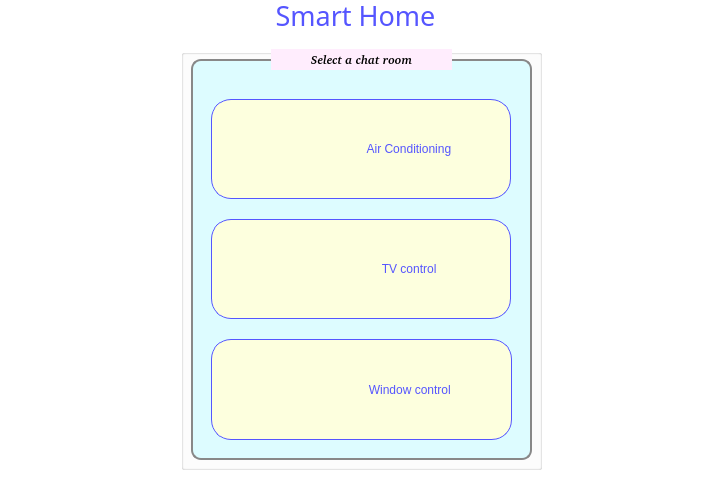
<?xml version="1.0" encoding="UTF-8"?>
<ui version="4.0">
 <class>ChatRoomSelection</class>
 <widget class="QWidget" name="ChatRoomSelection">
  <property name="geometry">
   <rect>
    <x>0</x>
    <y>0</y>
    <width>720</width>
    <height>480</height>
   </rect>
  </property>
  <property name="windowTitle">
   <string>Select Chat</string>
  </property>
  <property name="styleSheet">
   <string notr="true">background-color: rgb(255, 255, 255);</string>
  </property>
  <widget class="QLabel" name="titleLabel">
   <property name="geometry">
    <rect>
     <x>210</x>
     <y>0</y>
     <width>291</width>
     <height>31</height>
    </rect>
   </property>
   <property name="font">
    <font>
     <family>Quicksand Medium</family>
     <pointsize>20</pointsize>
     <italic>false</italic>
     <bold>false</bold>
    </font>
   </property>
   <property name="styleSheet">
    <string notr="true">color: rgb(85, 85, 255);
font: 500 20pt &quot;Quicksand Medium&quot;;
background-color:transparent;</string>
   </property>
   <property name="text">
    <string>Smart Home</string>
   </property>
   <property name="alignment">
    <set>Qt::AlignCenter</set>
   </property>
  </widget>
  <widget class="QPushButton" name="quitButton">
   <property name="geometry">
    <rect>
     <x>0</x>
     <y>0</y>
     <width>41</width>
     <height>41</height>
    </rect>
   </property>
   <property name="styleSheet">
    <string notr="true">QPushButton{
	background-color:rgba(0, 0, 0, 0);
	border:none;
}

</string>
   </property>
   <property name="text">
    <string/>
   </property>
  </widget>
  <widget class="QLabel" name="label_3">
   <property name="geometry">
    <rect>
     <x>0</x>
     <y>0</y>
     <width>41</width>
     <height>41</height>
    </rect>
   </property>
   <property name="styleSheet">
    <string notr="true">background-color:  rgb(255, 255, 255);</string>
   </property>
   <property name="text">
    <string>&lt;html&gt;&lt;head/&gt;&lt;body&gt;&lt;p&gt;&lt;img src=&quot;:/images/quit.png&quot; width = &quot;40&quot; height=&quot;40&quot;/&gt;&lt;/p&gt;&lt;/body&gt;&lt;/html&gt; </string>
   </property>
   <property name="alignment">
    <set>Qt::AlignCenter</set>
   </property>
  </widget>
  <widget class="QGroupBox" name="groupBox_2">
   <property name="geometry">
    <rect>
     <x>181</x>
     <y>49</y>
     <width>361</width>
     <height>421</height>
    </rect>
   </property>
   <property name="title">
    <string/>
   </property>
   <widget class="QFrame" name="frame">
    <property name="geometry">
     <rect>
      <x>10</x>
      <y>10</y>
      <width>341</width>
      <height>401</height>
     </rect>
    </property>
    <property name="styleSheet">
     <string notr="true">background-color:rgb(221, 252, 255);
border:1.5px solid rgb(136, 136, 136);
border-radius:10px;</string>
    </property>
    <property name="frameShape">
     <enum>QFrame::StyledPanel</enum>
    </property>
    <property name="frameShadow">
     <enum>QFrame::Raised</enum>
    </property>
    <widget class="QPushButton" name="chatRoom2Button">
     <property name="geometry">
      <rect>
       <x>20</x>
       <y>160</y>
       <width>300</width>
       <height>100</height>
      </rect>
     </property>
     <property name="styleSheet">
      <string notr="true">QPushButton{
	font: 800 11pt &quot;Cantarell Extra Bold&quot;;
	background-color: rgb(253, 255, 222);
	border: 1px solid rgb(85, 85, 255);
	border-radius:20px;
	color:rgb(85, 85, 255);
}

QPushButton:hover {
    background-color: rgb(231, 229, 255);         
}</string>
     </property>
     <property name="text">
      <string>                             TV control</string>
     </property>
    </widget>
    <widget class="QPushButton" name="chatRoom3Button">
     <property name="geometry">
      <rect>
       <x>20</x>
       <y>280</y>
       <width>301</width>
       <height>101</height>
      </rect>
     </property>
     <property name="styleSheet">
      <string notr="true">QPushButton{
	font: 800 11pt &quot;Cantarell Extra Bold&quot;;
	background-color: rgb(253, 255, 222);
	border: 1px solid rgb(85, 85, 255);
	border-radius:20px;
	color:rgb(85, 85, 255);
}


QPushButton:hover {
    background-color: rgb(185, 255, 201);
}</string>
     </property>
     <property name="text">
      <string>                             Window control</string>
     </property>
    </widget>
    <widget class="QPushButton" name="chatRoom1Button">
     <property name="geometry">
      <rect>
       <x>20</x>
       <y>40</y>
       <width>300</width>
       <height>100</height>
      </rect>
     </property>
     <property name="styleSheet">
      <string notr="true">QPushButton{
	font: 800 11pt &quot;Cantarell Extra Bold&quot;;
	background-color: rgb(253, 255, 222);
	border: 1px solid rgb(85, 85, 255);
	border-radius:20px;
	color:rgb(85, 85, 255);
}

QPushButton:hover {
    background-color: rgb(255, 204, 162);
}</string>
     </property>
     <property name="text">
      <string>                             Air Conditioning</string>
     </property>
    </widget>
    <widget class="QLabel" name="label_2">
     <property name="geometry">
      <rect>
       <x>50</x>
       <y>180</y>
       <width>71</width>
       <height>61</height>
      </rect>
     </property>
     <property name="styleSheet">
      <string notr="true">background-color: transparent;
border:none;</string>
     </property>
     <property name="text">
      <string>&lt;html&gt;&lt;head/&gt;&lt;body&gt;&lt;p&gt;&lt;img src=&quot;:/images/tv.png&quot; width=&quot;60&quot; height=&quot;60&quot;/&gt;&lt;/p&gt;&lt;/body&gt;&lt;/html&gt;</string>
     </property>
     <property name="alignment">
      <set>Qt::AlignCenter</set>
     </property>
    </widget>
    <widget class="QLabel" name="label">
     <property name="geometry">
      <rect>
       <x>40</x>
       <y>60</y>
       <width>81</width>
       <height>71</height>
      </rect>
     </property>
     <property name="styleSheet">
      <string notr="true">background-color: transparent;
border:none;</string>
     </property>
     <property name="text">
      <string>&lt;html&gt;&lt;head/&gt;&lt;body&gt;&lt;p&gt;&lt;img src=&quot;:/images/aircon2.png&quot; width=&quot;70&quot; height=&quot;70&quot; /&gt;&lt;/p&gt;&lt;/body&gt;&lt;/html&gt;</string>
     </property>
     <property name="alignment">
      <set>Qt::AlignCenter</set>
     </property>
    </widget>
    <widget class="QLabel" name="label_4">
     <property name="geometry">
      <rect>
       <x>40</x>
       <y>300</y>
       <width>91</width>
       <height>61</height>
      </rect>
     </property>
     <property name="styleSheet">
      <string notr="true">background-color: transparent;
border:none;</string>
     </property>
     <property name="text">
      <string>&lt;html&gt;&lt;head/&gt;&lt;body&gt;&lt;p&gt;&lt;img src=&quot;:/images/window.png&quot; width=&quot;60&quot; height=&quot;50&quot;/&gt;&lt;/p&gt;&lt;/body&gt;&lt;/html&gt;</string>
     </property>
     <property name="alignment">
      <set>Qt::AlignCenter</set>
     </property>
    </widget>
   </widget>
   <widget class="QLabel" name="guideLabel">
    <property name="geometry">
     <rect>
      <x>90</x>
      <y>0</y>
      <width>181</width>
      <height>21</height>
     </rect>
    </property>
    <property name="font">
     <font>
      <family>URW Bookman [UKWN]</family>
      <pointsize>9</pointsize>
      <italic>true</italic>
      <bold>true</bold>
     </font>
    </property>
    <property name="styleSheet">
     <string notr="true">background-color:rgb(255, 237, 253);
color: rgb(0, 0, 0);
font: 500 9pt &quot;Quicksand Medium&quot;;
font: 600 italic 9pt &quot;URW Bookman [UKWN]&quot;;</string>
    </property>
    <property name="text">
     <string>Select a chat room</string>
    </property>
    <property name="alignment">
     <set>Qt::AlignCenter</set>
    </property>
   </widget>
  </widget>
  <zorder>label_3</zorder>
  <zorder>layoutWidget</zorder>
  <zorder>titleLabel</zorder>
  <zorder>quitButton</zorder>
 </widget>
 <resources/>
 <connections/>
</ui>
